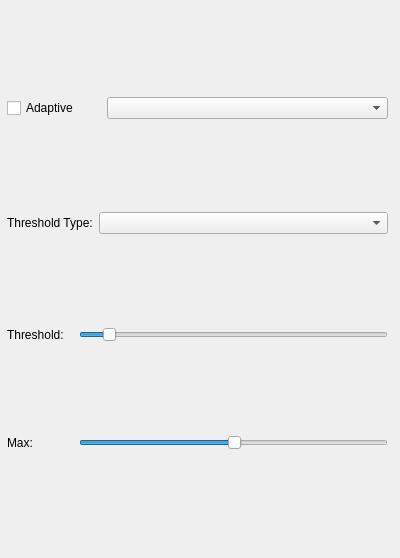
<?xml version="1.0" encoding="UTF-8"?>
<ui version="4.0">
 <class>PluginGui</class>
 <widget class="QWidget" name="PluginGui">
  <property name="geometry">
   <rect>
    <x>0</x>
    <y>0</y>
    <width>400</width>
    <height>558</height>
   </rect>
  </property>
  <property name="windowTitle">
   <string>Form</string>
  </property>
  <widget class="QWidget" name="layoutWidget">
   <property name="geometry">
    <rect>
     <x>7</x>
     <y>10</y>
     <width>381</width>
     <height>531</height>
    </rect>
   </property>
   <layout class="QVBoxLayout" name="verticalLayout">
    <item>
     <layout class="QHBoxLayout" name="horizontalLayout">
      <item>
       <widget class="QCheckBox" name="threshAdaptiveCheck">
        <property name="sizePolicy">
         <sizepolicy hsizetype="Fixed" vsizetype="Fixed">
          <horstretch>0</horstretch>
          <verstretch>0</verstretch>
         </sizepolicy>
        </property>
        <property name="minimumSize">
         <size>
          <width>94</width>
          <height>0</height>
         </size>
        </property>
        <property name="text">
         <string>Adaptive</string>
        </property>
       </widget>
      </item>
      <item>
       <widget class="QComboBox" name="threshAdaptiveCombo"/>
      </item>
     </layout>
    </item>
    <item>
     <layout class="QHBoxLayout" name="horizontalLayout_2">
      <item>
       <widget class="QLabel" name="label">
        <property name="sizePolicy">
         <sizepolicy hsizetype="Fixed" vsizetype="Preferred">
          <horstretch>0</horstretch>
          <verstretch>0</verstretch>
         </sizepolicy>
        </property>
        <property name="text">
         <string>Threshold Type:</string>
        </property>
       </widget>
      </item>
      <item>
       <widget class="QComboBox" name="threshTypeCombo"/>
      </item>
     </layout>
    </item>
    <item>
     <layout class="QHBoxLayout" name="horizontalLayout_3">
      <item>
       <widget class="QLabel" name="threshLabel">
        <property name="minimumSize">
         <size>
          <width>66</width>
          <height>0</height>
         </size>
        </property>
        <property name="text">
         <string>Threshold: </string>
        </property>
       </widget>
      </item>
      <item>
       <widget class="QSlider" name="threshSlider">
        <property name="maximum">
         <number>255</number>
        </property>
        <property name="value">
         <number>20</number>
        </property>
        <property name="orientation">
         <enum>Qt::Horizontal</enum>
        </property>
       </widget>
      </item>
     </layout>
    </item>
    <item>
     <layout class="QHBoxLayout" name="horizontalLayout_4">
      <item>
       <widget class="QLabel" name="maxLabel">
        <property name="minimumSize">
         <size>
          <width>66</width>
          <height>0</height>
         </size>
        </property>
        <property name="text">
         <string>Max:</string>
        </property>
       </widget>
      </item>
      <item>
       <widget class="QSlider" name="threshMaxSlider">
        <property name="maximum">
         <number>255</number>
        </property>
        <property name="sliderPosition">
         <number>128</number>
        </property>
        <property name="orientation">
         <enum>Qt::Horizontal</enum>
        </property>
       </widget>
      </item>
     </layout>
    </item>
   </layout>
  </widget>
 </widget>
 <resources/>
 <connections/>
</ui>
